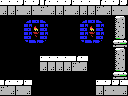

Below is a game level as drawn by its tile map, then a one-line description and the .tmx file that defines it, in full:
An orthogonal 16x12 tile map with 8x8 px tiles, 1 tile layer (Tile Layer 1) and 3 objects (2x item, 4x4-item).

<map version="1.0" orientation="orthogonal" renderorder="right-down" width="16" height="12" tilewidth="8" tileheight="8" nextobjectid="4">
 <properties>
  <property name="down" value="hole" />
  <property name="left" value="hole" />
 </properties>
 <tileset firstgid="1" name="tiles" tilewidth="8" tileheight="8" tilecount="256" columns="16">
  <image source="tiles.png" width="128" height="128" />
 </tileset>
 <layer name="Tile Layer 1" width="16" height="12">
  <data encoding="csv">
156,156,247,156,247,151,156,156,247,156,156,156,151,156,247,247,
152,152,153,152,153,153,152,152,153,152,152,152,153,152,153,153,
1,1,1,150,167,201,1,1,1,1,150,167,201,1,196,197,
1,1,1,189,99,189,1,1,1,1,189,99,189,1,212,213,
1,1,1,189,130,189,1,1,1,1,189,130,189,1,228,229,
1,1,1,161,131,193,1,1,1,1,161,131,193,1,244,245,
1,1,1,1,1,1,1,1,1,1,1,1,1,1,196,197,
1,1,1,1,1,156,156,156,156,151,156,1,1,1,212,213,
1,1,1,1,1,152,152,152,152,153,152,1,1,1,228,229,
1,1,1,1,1,1,1,1,1,1,1,1,1,1,244,245,
151,156,247,156,1,1,1,1,1,1,1,1,156,247,247,156,
153,152,153,152,1,1,1,1,1,1,1,1,152,153,153,152
</data>
 </layer>
 <objectgroup name="objects">
  <object id="1" type="4x4-item" x="48" y="24" width="32" height="32" />
  <object id="2" type="item" x="32" y="40" width="16" height="16" />
  <object id="3" type="item" x="80" y="40" width="16" height="16" />
 </objectgroup>
</map>
